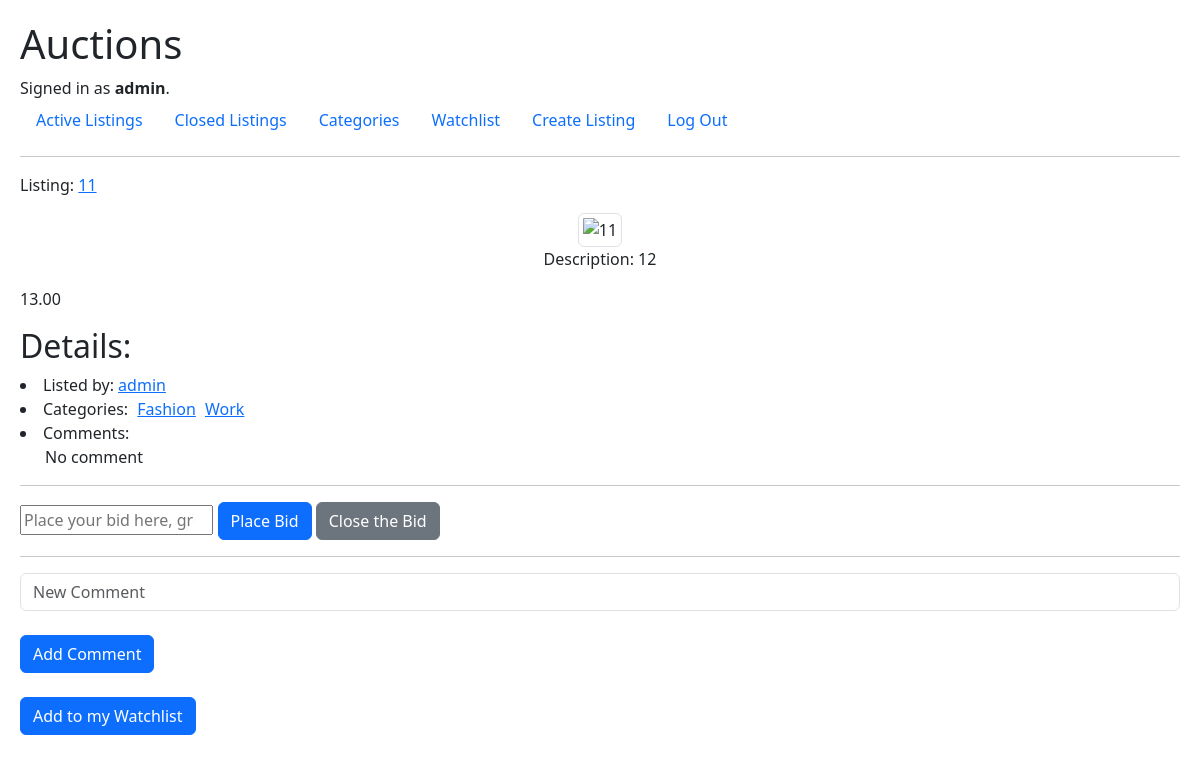
Page /listing/11 (signed in) on the earlier database version.
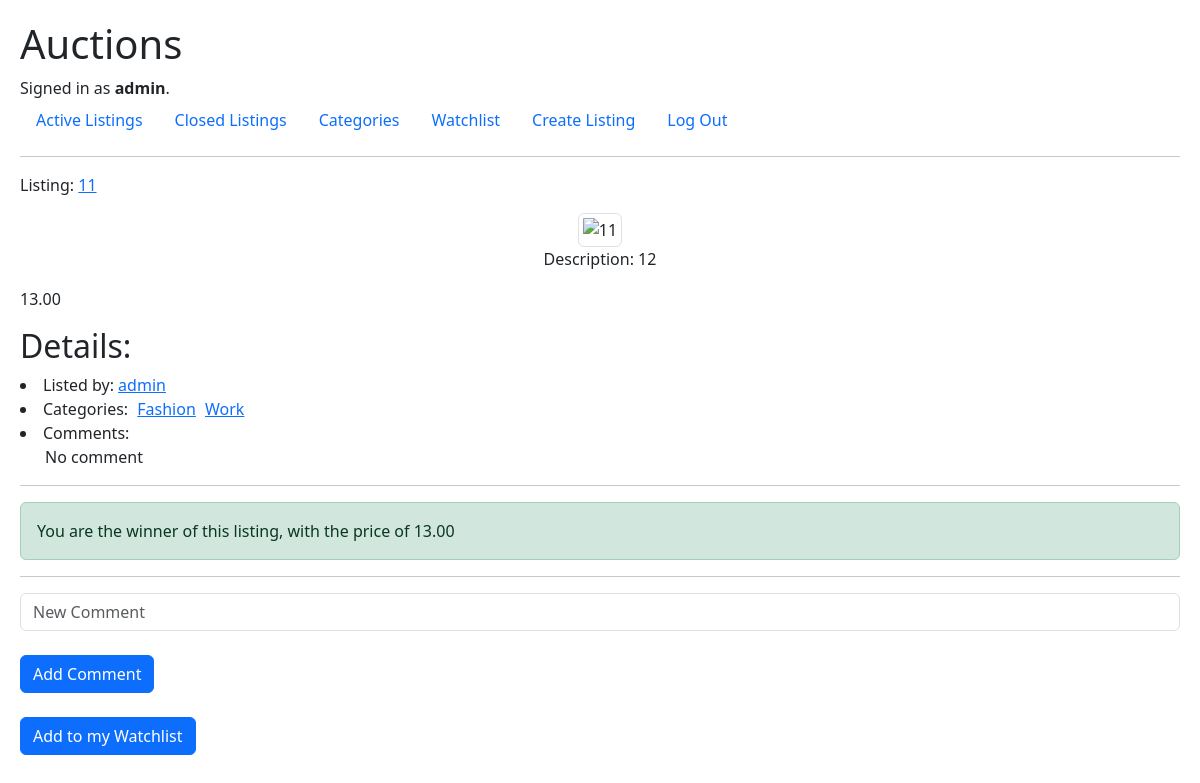
Same page on the later database version.
### auctions/models.py (models this page shows)
class Listings(models.Model):
    title = models.CharField(max_length=64)
    description = models.CharField(max_length=100)
    photo_url = models.URLField(max_length=300, blank=True)
    category = models.ManyToManyField(Categories, blank=True, related_name="Category")
    price = models.DecimalField(decimal_places=2, max_digits=6, null=True)
    bids_number = models.IntegerField(default=0)
    bid_price = models.ManyToManyField(Bids, related_name="Bid_price")
    comments = models.ManyToManyField(Comments, blank=True, null=True, related_name="listings")
    active_state = models.BooleanField(default=True, null=True)
    user = models.CharField(max_length=64, blank=True)
    watchlist = models.ManyToManyField(User, blank=True, related_name='added_listings')

### auctions/views.py (the view)
# urls.py: path("listing/<str:title>", views.add_comment_or_bid, name="add_comment_or_bid"),
def add_comment_or_bid(request, title):
    listing = Listings.objects.get(title=title)
    user = request.user.username
    if request.method == 'POST':
        if 'comment_submit' in request.POST:
            new_comment = request.POST.get("new_comment")
            if new_comment:
                added_comment, created_added_comment = Comments.objects.get_or_create(content=new_comment)
                if created_added_comment:
                    listing.comments.add(added_comment.id)
                    print("comment added to {listing} listing")
                    return render(request, "auctions/listing.html", {
                            "item": listing,
                        })
            else:
                return render(request, "auctions/listing.html", {
                    "message": "Can't add empty or repetitive comment!",
                    "item": listing,
                })
        elif 'bid_submit' in request.POST:
            try:
                new_bid = Decimal(request.POST.get("bid"))
            except ValueError:
                print(f"Invalid decimal: {new_bid}")
            if new_bid:
                if not listing.price:
                    listing.price = 0
                if new_bid > Decimal(listing.price):
                    listing.price = new_bid
                    listing.save()
                    new_bid_record = Bids.objects.create(bid_price=new_bid, user=user)
                    listing.bid_price.add(new_bid_record.id)
                    listing.bids_number += 1
                    listing.save()
                    return render(request, "auctions/listing.html", {
                        "item": listing,
                    })
                else:
                    return render(request, "auctions/listing.html", {
                        "message": "You should bid a price greater than others'",
                        "item": listing,
                    })
            else:
                return render(request, "auctions/listing.html", {
                        "message": "You should bid a valid price greater than others'",
                        "item": listing,
                    })
        elif 'bid_close' in request.POST:
            listing.active_state = False
            listing.save()
            return render(request, "auctions/listing.html", {
                "message": "You should bid a valid price greater than others'",
                "item": listing,
            })
    else:
        print("Why else?")
        print(f"title in add_comment: {listing.title}")
        return render(request, "auctions/listing.html", {
            "item": listing,
        })

### auctions/models.py (called while the page is built)
    def __str__(self):
        return self.content

    def __str__(self):
        return self.name

### auctions/templates/auctions/listing.html (shortened to what this page needs)
{% extends "auctions/layout.html" %}
{% block body %}
    <p>Listing: <a href="{% url 'listing' title=item.title %}">{{ item.title|safe }}</a></p>
    <div class="col-md-12 text-center">
        <img src="{{ item.photo_url|safe }}" alt="{{ item.title|safe }}" class="img-fluid img-thumbnail">
        <p class="">Description: {{ item.description|safe }}</p>
    </div>
    <p class="">{{ item.price|safe }}</p>
    <h2 class="">Details:</h2>
    <li>Listed by:
        {% if item.user == "admin" %}
            <a href="{% url 'admin:index' %}">{{ item.user }}</a></li>
        {% else %}
            {{ item.user }}
        {% endif %}
    <li class="">Categories:
        {% for category in item.category.all %}
            <a class="category-indentation" href="{% url 'category' category=category %}">{{ category|safe }}</a>
        {% endfor %}
    </li>
    <li>Comments:</li>
    {% for comment in item.comments.all %}
        {% if comment != "No comment" %}
            <p class="comment">{{ comment|safe }}</p>
            <hr>
        {% endif %}
    {% endfor %}
    {% if user.is_authenticated %}
        {% if item.active_state %}
            <form acti  on="{% url 'add_comment_or_bid' title=item.title %}" method="post">
                <input class="col-md-2" type="number" name="bid" placeholder="Place your bid here, greater than others'">
                <input class="btn btn-primary" type="submit" name="bid_submit" value="Place Bid">
                {% if item.user == user.username %}
                    <input class="btn btn-secondary" type="submit" name="bid_close" value="Close the Bid">
                {% endif %}
            </form>
        {% else %}
            {% if item.user == user.username %}
                <p class="alert alert-success">You are the winner of this listing, with the price of {{ item.price }}</p>
            {% else %}
                <P class="alert alert-warning">This listing is Closed!</P>
            {% endif %}
        {% endif %}
        <hr>
        <form action="{% url 'add_comment_or_bid' title=item.title %}" method="post">
                <input class="form-control" type="text" name="new_comment" placeholder="New Comment">
                <br>
            <input class="btn btn-primary" type="submit" name="comment_submit" value="Add Comment">
        </form>
        <br>
        {% if user in item.watchlist.all %}
            {% if message == "You are going to remove this listing from your watchlish, are you sure?" %}
                <p class="alert alert-danger">{{ message }}</p>
            <a class="btn btn-danger" href="{% url 'ARWatchlist' key=0 title=item.title %}">Yes, Remove it from my Watchlist</a>
            {% else %}
            <a class="btn btn-secondary" href="{% url 'ARWatchlist' key=2 title=item.title %}">Remove from my Watchlist</a>
            {% endif %}
        {% else %}
            <a class="btn btn-primary" href="{% url 'ARWatchlist' key=1 title=item.title %}">Add to my Watchlist</a>
        {% endif %}
    {% endif %}
{% endblock %}

Differences in the rows shown:
changed Listings "admin": active_state True → False (drawn); price (not shown) → "13.00"
Other differences:
form field bid_submit: "Place Bid" → (not shown)
form field bid_close: "Close the Bid" → (not shown)
text now shown: "You are the winner of this listing, with the price of"
